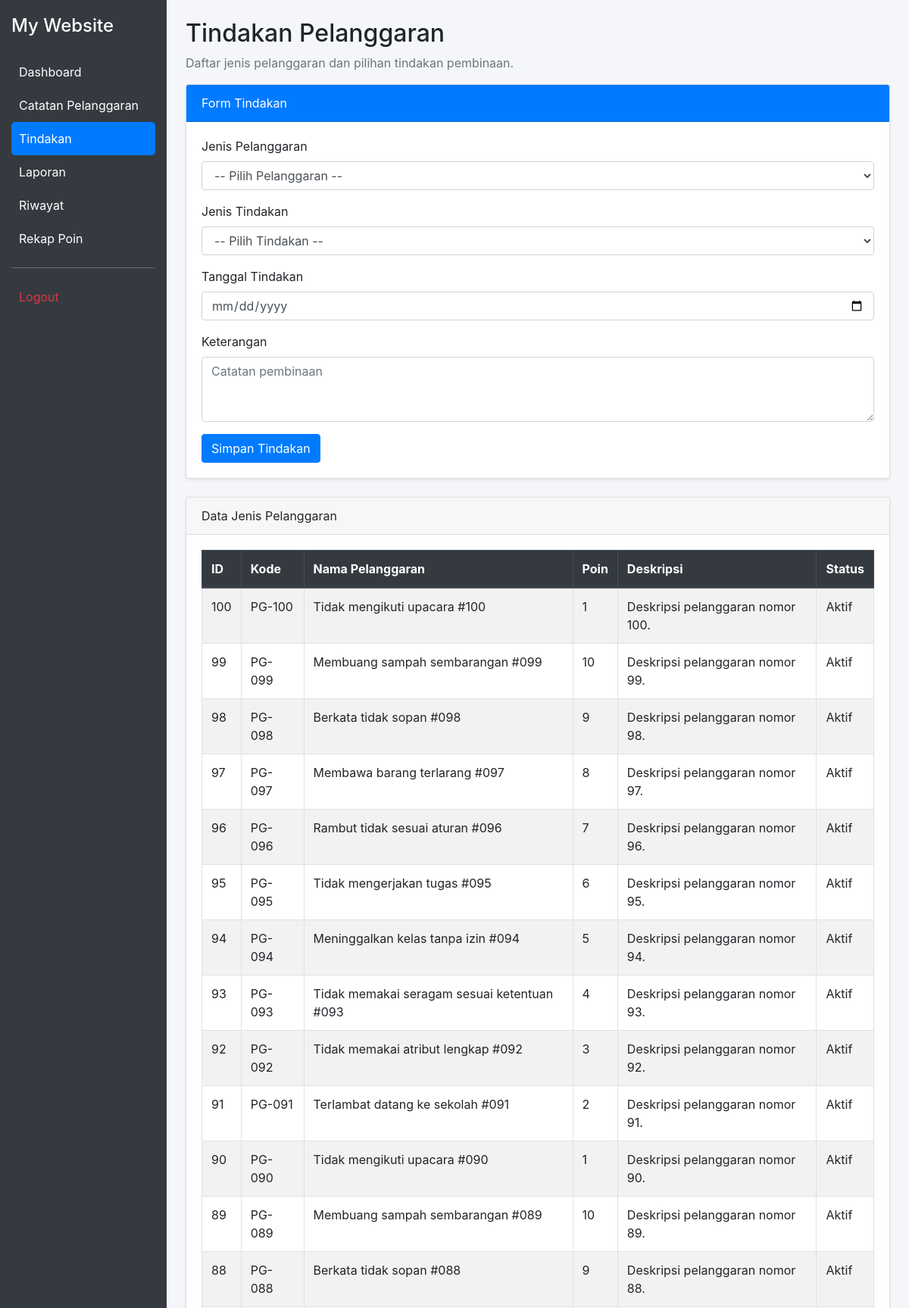
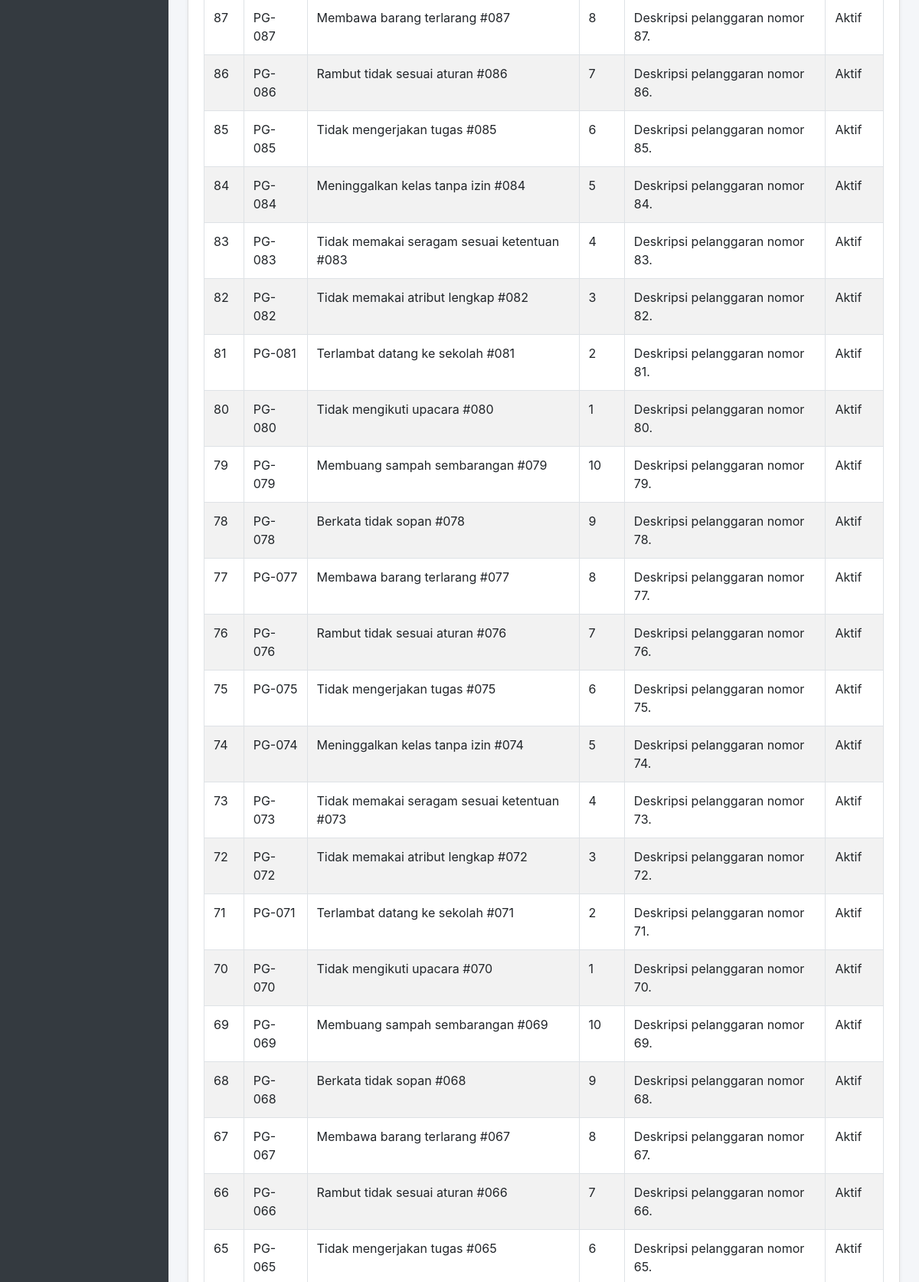
The page /tindakan.php (signed in, upper part) on the database its author committed (2 pictures, top to bottom).
### tables this page shows
CREATE TABLE `t_pelanggaran` (
  `id` int(11) NOT NULL,
  `pelanggaran_kategori_id` int(11) DEFAULT NULL,
  `kode` varchar(30) DEFAULT NULL,
  `nama` varchar(150) DEFAULT NULL,
  `poin` int(11) NOT NULL,
  `deskripsi` text NOT NULL,
  `status_aktif` tinyint(1) NOT NULL,
  `created_at` timestamp NOT NULL DEFAULT current_timestamp(),
  `updated_at` timestamp NOT NULL DEFAULT current_timestamp()
);

### tindakan.php (the view, shortened to what this page needs)
<?php
include 'config/koneksi.php';
$sql = "SELECT * FROM t_pelanggaran ORDER BY id DESC";
$query = mysqli_query($koneksi, $sql);
?>
<!DOCTYPE html>
<html lang="id">
<head>
    <link rel="stylesheet"
          href="https://cdn.jsdelivr.net/npm/bootstrap@4.6.2/dist/css/bootstrap.min.css">
</head>
<body>
<div class="sidebar">
    <h4 class="text-white mb-4">My Website</h4>
    <a href="dashboard.php">Dashboard</a>
    <a href="catatan_pelanggaran.php">Catatan Pelanggaran</a>
    <a href="tindakan.php" class="active">Tindakan</a>
    <a href="laporan.php">Laporan</a>
    <a href="riwayat.php">Riwayat</a>
    <a href="rekap_point.php">Rekap Poin</a>
    <hr class="bg-secondary">
    <a href="login.php" class="text-danger">Logout</a>
</div>
<div class="konten">
    <h2>Tindakan Pelanggaran</h2>
    <p class="text-muted">
        Daftar jenis pelanggaran dan pilihan tindakan pembinaan.
    </p>
    <div class="card shadow-sm mb-4">
        <div class="card-header bg-primary text-white">
            Form Tindakan
        </div>
        <div class="card-body">
            <form action="proses_tindakan.php" method="POST">
                <div class="form-group">
                    <label>Jenis Pelanggaran</label>
                    <select name="pelanggaran_id" class="form-control" required>
                        <option value="">-- Pilih Pelanggaran --</option>
                    </select>
                </div>
                <div class="form-group">
                    <label>Jenis Tindakan</label>
                    <select name="jenis_tindakan" class="form-control" required>
                        <option value="">-- Pilih Tindakan --</option>
                    </select>
                </div>
                <div class="form-group">
                    <label>Tanggal Tindakan</label>
                    <input type="date" name="tanggal_tindakan"
                           class="form-control" required>
                </div>
                <div class="form-group">
                    <label>Keterangan</label>
                    <textarea name="keterangan" class="form-control"
                              rows="3" placeholder="Catatan pembinaan"></textarea>
                </div>
                <button type="submit" class="btn btn-primary">
                    Simpan Tindakan
                </button>
            </form>
        </div>
    </div>
    <div class="card shadow-sm">
        <div class="card-header">Data Jenis Pelanggaran</div>
        <div class="card-body table-responsive">
            <table class="table table-bordered table-striped">
                <thead class="thead-dark">
                    <tr>
                        <th>ID</th>
                        <th>Kode</th>
                        <th>Nama Pelanggaran</th>
                        <th>Poin</th>
                        <th>Deskripsi</th>
                        <th>Status</th>
                    </tr>
                </thead>
                <tbody>
                    <?php
                    mysqli_data_seek($query, 0);
                    if (mysqli_num_rows($query) > 0):
                        while ($row = mysqli_fetch_assoc($query)):
                    ?>
                    <tr>
                        <td><?= (int)$row['id']; ?></td>
                        <td><?= htmlspecialchars($row['kode'] ?? '-'); ?></td>
                        <td><?= htmlspecialchars($row['nama'] ?? '-'); ?></td>
                        <td><?= (int)$row['poin']; ?></td>
                        <td><?= htmlspecialchars($row['deskripsi'] ?? '-'); ?></td>
                        <td>
                            <?= !empty($row['status_aktif']) ? 'Aktif' : 'Tidak Aktif'; ?>
                        </td>
                    </tr>
                    <?php
                        endwhile;
                    endif; ?>
                </tbody>
            </table>
        </div>
    </div>
</div>
</body>
</html>

### tindakan.php (style rules this page uses)
body { background: #f4f6f9; }
.sidebar { position: fixed; top: 0; bottom: 0; left: 0; width: 220px; background: #343a40; padding: 20px 15px; overflow-y: auto; }
.sidebar a { display: block; color: white; padding: 10px; border-radius: 5px; text-decoration: none; }
.sidebar a:hover, .sidebar a.active { background: #007bff; }
.konten { margin-left: 220px; padding: 25px; }

### rows shown on the page
t_pelanggaran: id "100", kode "PG-100", nama "Tidak mengikuti upacara #100", poin "1", deskripsi "Deskripsi pelanggaran nomor 100.", status_aktif "Aktif"
t_pelanggaran: id "99", kode "PG-099", nama "Membuang sampah sembarangan #099", poin "10", deskripsi "Deskripsi pelanggaran nomor 99.", status_aktif "Aktif"
t_pelanggaran: id "98", kode "PG-098", nama "Berkata tidak sopan #098", poin "9", deskripsi "Deskripsi pelanggaran nomor 98.", status_aktif "Aktif"
t_pelanggaran: id "97", kode "PG-097", nama "Membawa barang terlarang #097", poin "8", deskripsi "Deskripsi pelanggaran nomor 97.", status_aktif "Aktif"
t_pelanggaran: id "96", kode "PG-096", nama "Rambut tidak sesuai aturan #096", poin "7", deskripsi "Deskripsi pelanggaran nomor 96.", status_aktif "Aktif"
t_pelanggaran: id "95", kode "PG-095", nama "Tidak mengerjakan tugas #095", poin "6", deskripsi "Deskripsi pelanggaran nomor 95.", status_aktif "Aktif"
t_pelanggaran: id "94", kode "PG-094", nama "Meninggalkan kelas tanpa izin #094", poin "5", deskripsi "Deskripsi pelanggaran nomor 94.", status_aktif "Aktif"
t_pelanggaran: id "93", kode "PG-093", nama "Tidak memakai seragam sesuai ketentuan #093", poin "4", deskripsi "Deskripsi pelanggaran nomor 93.", status_aktif "Aktif"
t_pelanggaran: id "92", kode "PG-092", nama "Tidak memakai atribut lengkap #092", poin "3", deskripsi "Deskripsi pelanggaran nomor 92.", status_aktif "Aktif"
t_pelanggaran: id "91", kode "PG-091", nama "Terlambat datang ke sekolah #091", poin "2", deskripsi "Deskripsi pelanggaran nomor 91.", status_aktif "Aktif"
t_pelanggaran: id "90", kode "PG-090", nama "Tidak mengikuti upacara #090", poin "1", deskripsi "Deskripsi pelanggaran nomor 90.", status_aktif "Aktif"
t_pelanggaran: id "89", kode "PG-089", nama "Membuang sampah sembarangan #089", poin "10", deskripsi "Deskripsi pelanggaran nomor 89.", status_aktif "Aktif"
t_pelanggaran: id "88", kode "PG-088", nama "Berkata tidak sopan #088", poin "9", deskripsi "Deskripsi pelanggaran nomor 88.", status_aktif "Aktif"
t_pelanggaran: id "87", kode "PG-087", nama "Membawa barang terlarang #087", poin "8", deskripsi "Deskripsi pelanggaran nomor 87.", status_aktif "Aktif"
t_pelanggaran: id "86", kode "PG-086", nama "Rambut tidak sesuai aturan #086", poin "7", deskripsi "Deskripsi pelanggaran nomor 86.", status_aktif "Aktif"
t_pelanggaran: id "85", kode "PG-085", nama "Tidak mengerjakan tugas #085", poin "6", deskripsi "Deskripsi pelanggaran nomor 85.", status_aktif "Aktif"
t_pelanggaran: id "84", kode "PG-084", nama "Meninggalkan kelas tanpa izin #084", poin "5", deskripsi "Deskripsi pelanggaran nomor 84.", status_aktif "Aktif"
t_pelanggaran: id "83", kode "PG-083", nama "Tidak memakai seragam sesuai ketentuan #083", poin "4", deskripsi "Deskripsi pelanggaran nomor 83.", status_aktif "Aktif"
t_pelanggaran: id "82", kode "PG-082", nama "Tidak memakai atribut lengkap #082", poin "3", deskripsi "Deskripsi pelanggaran nomor 82.", status_aktif "Aktif"
t_pelanggaran: id "81", kode "PG-081", nama "Terlambat datang ke sekolah #081", poin "2", deskripsi "Deskripsi pelanggaran nomor 81.", status_aktif "Aktif"
t_pelanggaran: id "80", kode "PG-080", nama "Tidak mengikuti upacara #080", poin "1", deskripsi "Deskripsi pelanggaran nomor 80.", status_aktif "Aktif"
t_pelanggaran: id "79", kode "PG-079", nama "Membuang sampah sembarangan #079", poin "10", deskripsi "Deskripsi pelanggaran nomor 79.", status_aktif "Aktif"
t_pelanggaran: id "78", kode "PG-078", nama "Berkata tidak sopan #078", poin "9", deskripsi "Deskripsi pelanggaran nomor 78.", status_aktif "Aktif"
t_pelanggaran: id "77", kode "PG-077", nama "Membawa barang terlarang #077", poin "8", deskripsi "Deskripsi pelanggaran nomor 77.", status_aktif "Aktif"
t_pelanggaran: id "76", kode "PG-076", nama "Rambut tidak sesuai aturan #076", poin "7", deskripsi "Deskripsi pelanggaran nomor 76.", status_aktif "Aktif"
t_pelanggaran: id "75", kode "PG-075", nama "Tidak mengerjakan tugas #075", poin "6", deskripsi "Deskripsi pelanggaran nomor 75.", status_aktif "Aktif"
t_pelanggaran: id "74", kode "PG-074", nama "Meninggalkan kelas tanpa izin #074", poin "5", deskripsi "Deskripsi pelanggaran nomor 74.", status_aktif "Aktif"
t_pelanggaran: id "73", kode "PG-073", nama "Tidak memakai seragam sesuai ketentuan #073", poin "4", deskripsi "Deskripsi pelanggaran nomor 73.", status_aktif "Aktif"
t_pelanggaran: id "72", kode "PG-072", nama "Tidak memakai atribut lengkap #072", poin "3", deskripsi "Deskripsi pelanggaran nomor 72.", status_aktif "Aktif"
t_pelanggaran: id "71", kode "PG-071", nama "Terlambat datang ke sekolah #071", poin "2", deskripsi "Deskripsi pelanggaran nomor 71.", status_aktif "Aktif"
t_pelanggaran: id "70", kode "PG-070", nama "Tidak mengikuti upacara #070", poin "1", deskripsi "Deskripsi pelanggaran nomor 70.", status_aktif "Aktif"
t_pelanggaran: id "69", kode "PG-069", nama "Membuang sampah sembarangan #069", poin "10", deskripsi "Deskripsi pelanggaran nomor 69.", status_aktif "Aktif"
t_pelanggaran: id "68", kode "PG-068", nama "Berkata tidak sopan #068", poin "9", deskripsi "Deskripsi pelanggaran nomor 68.", status_aktif "Aktif"
t_pelanggaran: id "67", kode "PG-067", nama "Membawa barang terlarang #067", poin "8", deskripsi "Deskripsi pelanggaran nomor 67.", status_aktif "Aktif"
t_pelanggaran: id "66", kode "PG-066", nama "Rambut tidak sesuai aturan #066", poin "7", deskripsi "Deskripsi pelanggaran nomor 66.", status_aktif "Aktif"
t_pelanggaran: id "65", kode "PG-065", nama "Tidak mengerjakan tugas #065", poin "6", deskripsi "Deskripsi pelanggaran nomor 65.", status_aktif "Aktif"
